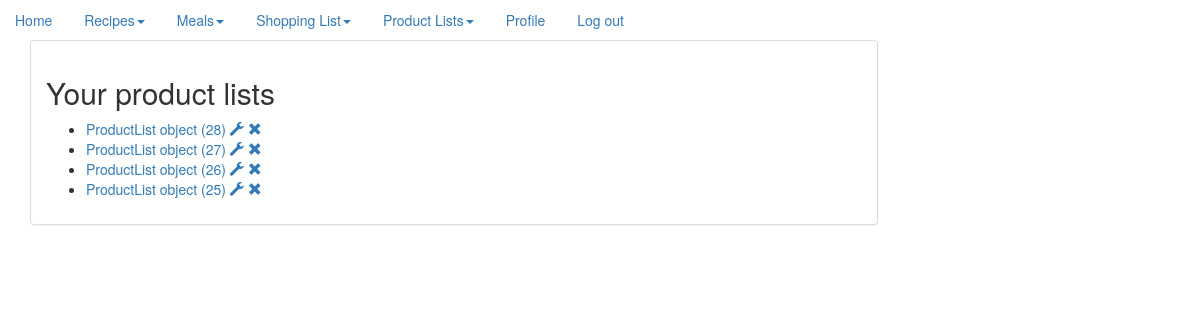
The app's page /product_lists/ (signed in), older data.
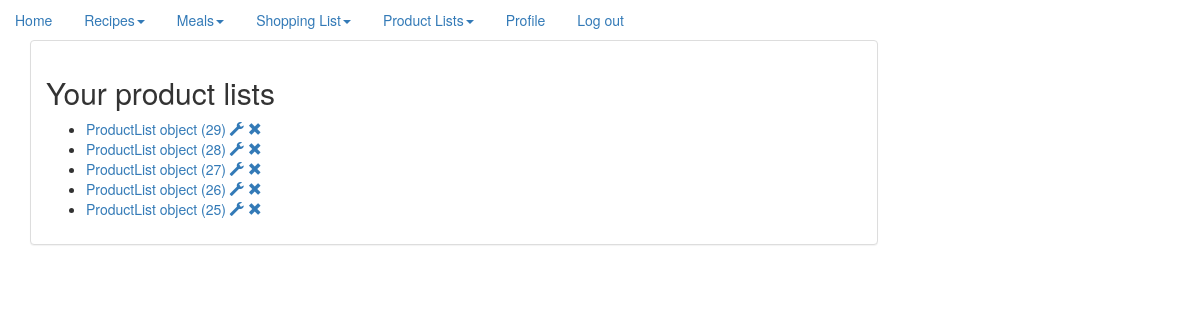
The same page, newer data.
### recipe/models.py (models this page shows)
class ProductList(models.Model):
    user = models.ForeignKey(User, on_delete=models.CASCADE)
    quantity = models.IntegerField()
    items = models.ForeignKey(ProductDetails)
    card = models.CharField(max_length=1024, blank=True)
    class Meta:
        ordering = ["-id"]

### website/views.py (the view)
# urls.py: url(r'^product_lists/', ShowProductLists.as_view()),
class ShowProductLists(LoginRequiredMixin, ListView):
    context_object_name = 'product_list'
    queryset = ProductList.objects.all()
    def get_context_data(self, **kwargs):
        queryset = ProductList.objects.filter(user=self.request.user)
        context = {
            'paginator': None,
            'page_obj': None,
            'is_paginated': False,
            'object_list': queryset,
        }
        context.update(kwargs)
        return context

### templates/recipe/productlist_list.html
{% extends "base.html" %}
{% block content %}
    <h2>Your product lists</h2>
    <ul>
        {% for product_list in object_list %}
            <li><a href="/product/{{ product_list.id }}">{{ product_list }} </a>
                <a href="/edit_product/{{ product_list.id }}"><span class="glyphicon glyphicon glyphicon-wrench"
                                                                    aria-hidden="true"></span></a>
                <a href="/delete_product/{{ product_list.id }}"><span
                        class="glyphicon glyphicon glyphicon-remove"
                        aria-hidden="true"></span></a>
            </li>
        {% endfor %}
    </ul>
{% endblock %}

Row changes from the older to the newer data that the page shows:
added ProductList: id "ProductList object (29)"
